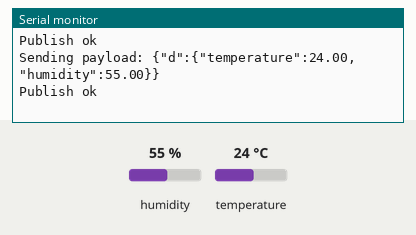
This sketch was run on a simulated ESP8266 (NodeMCU). Shown: the last lines printed to the serial monitor. Inputs (shaded band) come from the test bench; at power-on: humidity 55 %, temperature 24 °C. WiFi joins after 1.5 s; servers stay silent unless stated; no MQTT or app messages arrive unless stated.

Above: at 2.7 s.
2.8 s: humidity set to 22 %
At 5.1 s:
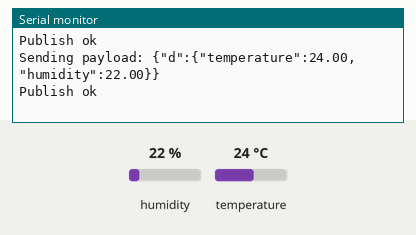
5.5 s: temperature set to 12 °C
At 6.4 s:
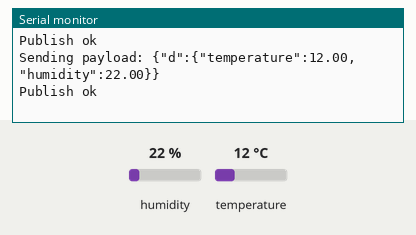
8.2 s: humidity set to 40 %
At 11.2 s:
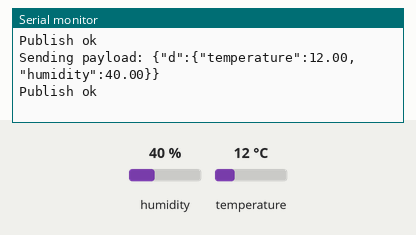
Timing chart, 0 to 12.7 s (numbered marks = the images above; inputs shaded):
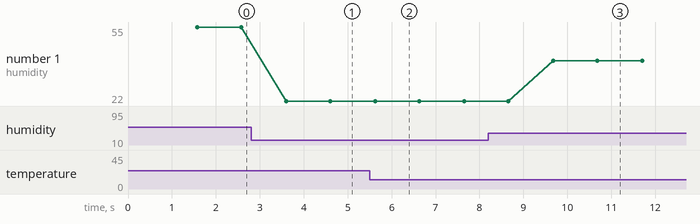

Measured:
- after the input at 2.8 s, the serial monitor: prints a new line after 0.80 s (image 1)
- after the input at 5.5 s, the serial monitor: prints a new line after 0.13 s (image 2)
- after the input at 8.2 s, the serial monitor: prints a new line after 1.5 s (image 3)
- plotted number 1: 55 → 22 after the input at 2.8 s, 22 → 40 after the input at 8.2 s

The sketch:

SmartWeatherMonitor.ino
```cpp
#include <ESP8266WiFi.h>
#include <PubSubClient.h>

//-------- Customise these values -----------
const char* ssid = "YOUJNTU1S6";
const char* password = "YOUJNTU1S6";
#include "DHT.h"
#define DHTPIN D2    // what pin we're connected to
#define DHTTYPE DHT11   // define type of sensor DHT 11
DHT dht (DHTPIN, DHTTYPE);

#define ORG "zi9vak"
#define DEVICE_TYPE "nodemcu"
#define DEVICE_ID "12345"
#define TOKEN "123456789"
//-------- Customise the above values --------

char server[] = ORG ".messaging.internetofthings.ibmcloud.com";
char publishtopic[] = "iot-2/evt/dhtdata/fmt/json";
char authMethod[] = "use-token-auth";
char token[] = TOKEN;
char clientId[] = "d:" ORG ":" DEVICE_TYPE ":" DEVICE_ID;

WiFiClient wifiClient;
PubSubClient client(server, 1883,wifiClient);

void setup() {
 Serial.begin(115200);
 Serial.println();
 dht.begin();
 Serial.print("Connecting to ");
 Serial.print(ssid);
 WiFi.begin(ssid, password);
 while (WiFi.status() != WL_CONNECTED) {
 delay(500);
 Serial.print(".");
 }
 Serial.println("");

 Serial.print("WiFi connected, IP address: ");
 Serial.println(WiFi.localIP());
}

void loop() {
float h = dht.readHumidity();
float t = dht.readTemperature();

if (isnan(h) || isnan(t))
{
Serial.println("Failed to read from DHT sensor!");
delay(1000);
return;
}
PublishData(t,h);
delay(1000);
}


void PublishData(float temp, float humid){
 if (!!!client.connected()) {
 Serial.print("Reconnecting client to ");
 Serial.println(server);
 while (!!!client.connect(clientId, authMethod, token)) {
 Serial.print(".");
 delay(500);
 }
 Serial.println();
 }
  String payload = "{\"d\":{\"temperature\":";
  payload += temp;
  payload+="," "\"humidity\":";
  payload += humid;
  payload += "}}";
 Serial.print("Sending payload: ");
 Serial.println(payload);

 if (client.publish(publishtopic, (char*) payload.c_str())) {
 Serial.println("Publish ok");
 } else {
 Serial.println("Publish failed");
 }
}
```
